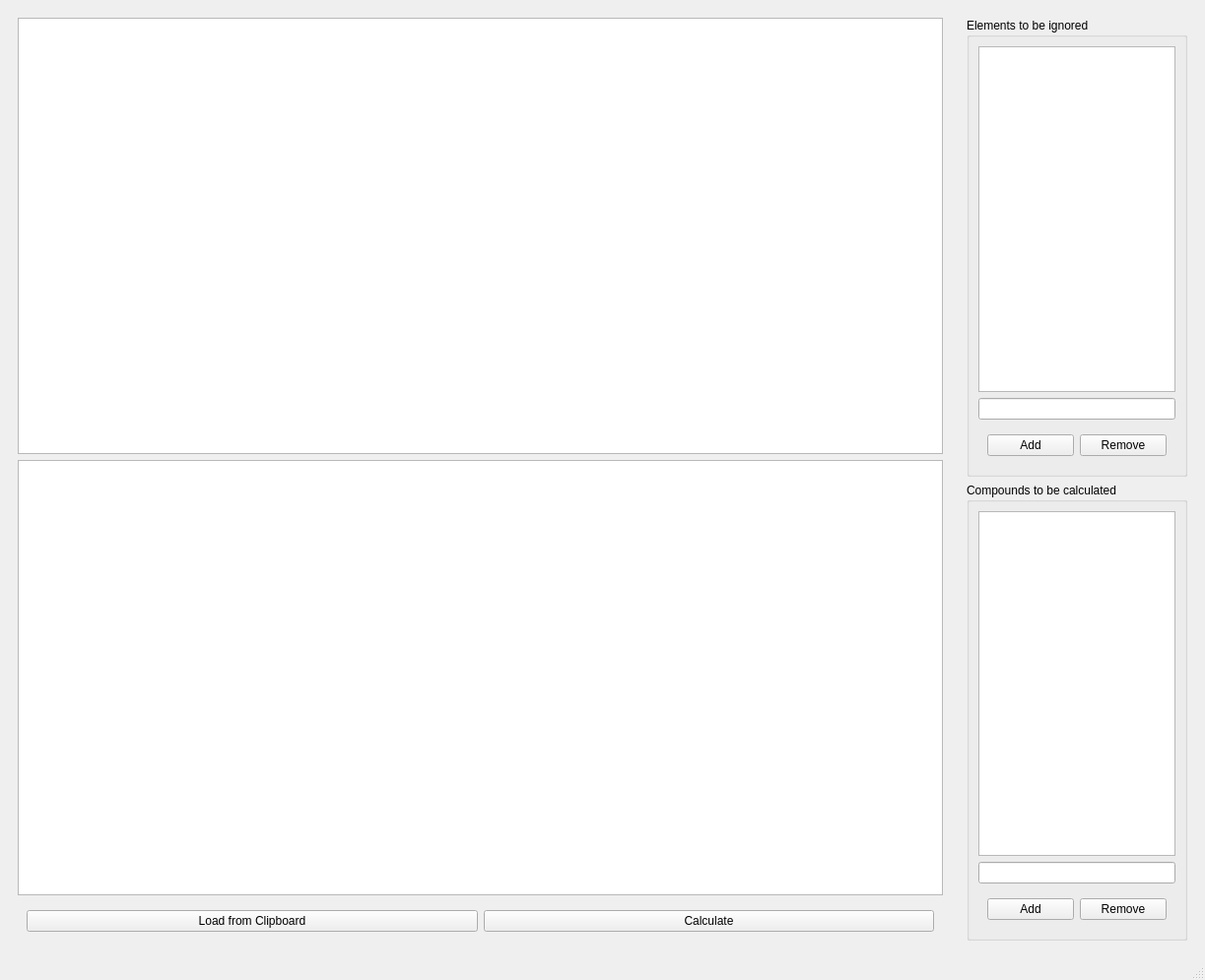
<?xml version="1.0" encoding="UTF-8"?>
<ui version="4.0">
 <class>MainWindow</class>
 <widget class="QMainWindow" name="MainWindow">
  <property name="geometry">
   <rect>
    <x>0</x>
    <y>0</y>
    <width>1223</width>
    <height>995</height>
   </rect>
  </property>
  <property name="windowTitle">
   <string>MainWindow</string>
  </property>
  <widget class="QWidget" name="centralwidget">
   <layout class="QHBoxLayout" name="horizontalLayout_2">
    <item>
     <widget class="QWidget" name="left_widget" native="true">
      <layout class="QVBoxLayout" name="verticalLayout_2">
       <item>
        <widget class="QTableWidget" name="elementsTableWidget"/>
       </item>
       <item>
        <widget class="QTableWidget" name="compoundTableWidget"/>
       </item>
       <item>
        <widget class="QWidget" name="widget" native="true">
         <layout class="QHBoxLayout" name="horizontalLayout">
          <item>
           <widget class="QPushButton" name="loadBtn">
            <property name="text">
             <string>Load from Clipboard</string>
            </property>
           </widget>
          </item>
          <item>
           <widget class="QPushButton" name="saveBtn">
            <property name="text">
             <string>Calculate</string>
            </property>
           </widget>
          </item>
         </layout>
        </widget>
       </item>
      </layout>
     </widget>
    </item>
    <item>
     <widget class="QWidget" name="right_widget" native="true">
      <layout class="QVBoxLayout" name="verticalLayout">
       <item>
        <widget class="QGroupBox" name="groupBox_2">
         <property name="title">
          <string>Elements to be ignored</string>
         </property>
         <layout class="QVBoxLayout" name="verticalLayout_3">
          <item>
           <widget class="QListWidget" name="ignoredElementsListWidget">
            <property name="sizePolicy">
             <sizepolicy hsizetype="Fixed" vsizetype="MinimumExpanding">
              <horstretch>0</horstretch>
              <verstretch>0</verstretch>
             </sizepolicy>
            </property>
            <property name="maximumSize">
             <size>
              <width>200</width>
              <height>16777215</height>
             </size>
            </property>
           </widget>
          </item>
          <item>
           <widget class="QLineEdit" name="ignoreLineEdit">
            <property name="sizePolicy">
             <sizepolicy hsizetype="Minimum" vsizetype="Fixed">
              <horstretch>0</horstretch>
              <verstretch>0</verstretch>
             </sizepolicy>
            </property>
           </widget>
          </item>
          <item>
           <widget class="QWidget" name="widget_2" native="true">
            <layout class="QHBoxLayout" name="horizontalLayout_3">
             <item>
              <widget class="QPushButton" name="addIgnoreBtn">
               <property name="text">
                <string>Add</string>
               </property>
              </widget>
             </item>
             <item>
              <widget class="QPushButton" name="removeIgnoreBtn">
               <property name="text">
                <string>Remove</string>
               </property>
              </widget>
             </item>
            </layout>
           </widget>
          </item>
         </layout>
        </widget>
       </item>
       <item>
        <widget class="QGroupBox" name="groupBox">
         <property name="title">
          <string>Compounds to be calculated</string>
         </property>
         <layout class="QVBoxLayout" name="verticalLayout_4">
          <item>
           <widget class="QListWidget" name="compoundListWidget">
            <property name="sizePolicy">
             <sizepolicy hsizetype="Fixed" vsizetype="Expanding">
              <horstretch>0</horstretch>
              <verstretch>0</verstretch>
             </sizepolicy>
            </property>
            <property name="maximumSize">
             <size>
              <width>200</width>
              <height>50000</height>
             </size>
            </property>
            <property name="acceptDrops">
             <bool>false</bool>
            </property>
            <property name="dragEnabled">
             <bool>true</bool>
            </property>
            <property name="dragDropMode">
             <enum>QAbstractItemView::InternalMove</enum>
            </property>
           </widget>
          </item>
          <item>
           <widget class="QLineEdit" name="compoundLineEdit">
            <property name="sizePolicy">
             <sizepolicy hsizetype="Minimum" vsizetype="Fixed">
              <horstretch>0</horstretch>
              <verstretch>0</verstretch>
             </sizepolicy>
            </property>
           </widget>
          </item>
          <item>
           <widget class="QWidget" name="widget_3" native="true">
            <layout class="QHBoxLayout" name="horizontalLayout_4">
             <item>
              <widget class="QPushButton" name="addBtn">
               <property name="text">
                <string>Add</string>
               </property>
              </widget>
             </item>
             <item>
              <widget class="QPushButton" name="removeBtn">
               <property name="text">
                <string>Remove</string>
               </property>
              </widget>
             </item>
            </layout>
           </widget>
          </item>
         </layout>
        </widget>
       </item>
      </layout>
     </widget>
    </item>
   </layout>
  </widget>
  <widget class="QStatusBar" name="statusbar"/>
 </widget>
 <resources/>
 <connections/>
</ui>
